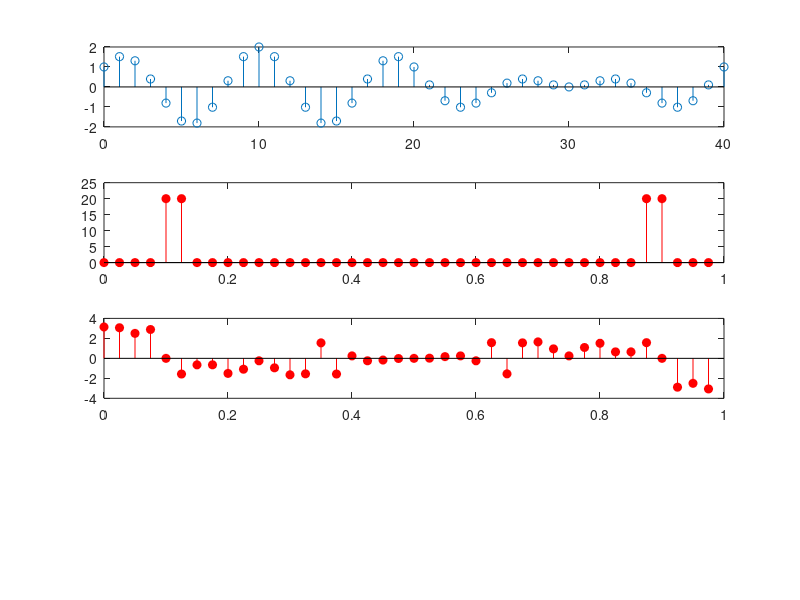

MATLAB code to generate this figure:
n =0:40;%序列应该取值间隔一吧
xn = sin(pi/4 * n) + cos(pi/5 * n);
figure(2);
subplot(411);
stem(n,xn);

N=40;
X=fft(xn,N);
subplot(412);
stem((0:length(X)-1)/length(X),abs(X),"r","filled");
subplot(413);
stem((0:length(X)-1)/length(X),angle(X),"r","filled");
